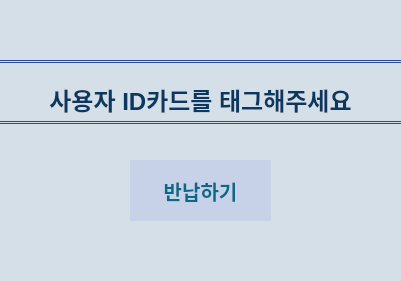
<?xml version="1.0" encoding="UTF-8"?>
<ui version="4.0">
 <class>Form</class>
 <widget class="QWidget" name="Form">
  <property name="geometry">
   <rect>
    <x>0</x>
    <y>0</y>
    <width>401</width>
    <height>281</height>
   </rect>
  </property>
  <property name="windowTitle">
   <string>Form</string>
  </property>
  <property name="styleSheet">
   <string notr="true">background-color:#d5dfe7;</string>
  </property>
  <widget class="QTextEdit" name="textEdit">
   <property name="geometry">
    <rect>
     <x>0</x>
     <y>60</y>
     <width>401</width>
     <height>64</height>
    </rect>
   </property>
   <property name="styleSheet">
    <string notr="true">border-width:3px;
border-style:double;
border-color:#2a4b98;
color:#0B3861;
font-weight:bold;
text-align:center;
border-left:none;
border-right:none;
padding-top:15px;</string>
   </property>
   <property name="html">
    <string>&lt;!DOCTYPE HTML PUBLIC &quot;-//W3C//DTD HTML 4.0//EN&quot; &quot;http://www.w3.org/TR/REC-html40/strict.dtd&quot;&gt;
&lt;html&gt;&lt;head&gt;&lt;meta name=&quot;qrichtext&quot; content=&quot;1&quot; /&gt;&lt;style type=&quot;text/css&quot;&gt;
p, li { white-space: pre-wrap; }
&lt;/style&gt;&lt;/head&gt;&lt;body style=&quot; font-family:'MS Shell Dlg 2'; font-size:8pt; font-weight:600; font-style:normal;&quot;&gt;
&lt;p align=&quot;center&quot; style=&quot; margin-top:0px; margin-bottom:0px; margin-left:0px; margin-right:0px; -qt-block-indent:0; text-indent:0px;&quot;&gt;&lt;span style=&quot; font-family:'Gulim'; font-size:18pt;&quot;&gt;사용자 ID카드를 태그해주세요&lt;/span&gt;&lt;/p&gt;&lt;/body&gt;&lt;/html&gt;</string>
   </property>
  </widget>
  <widget class="QPushButton" name="returnB">
   <property name="geometry">
    <rect>
     <x>130</x>
     <y>160</y>
     <width>141</width>
     <height>61</height>
    </rect>
   </property>
   <property name="styleSheet">
    <string notr="true">QPushButton{
background-color: #C7D2E9;
color:#086A87;
border-style: none;
font-weight:bold;
border-width: 3px;
border-color: #2a4b98;
font-size:20px;
}
QPushButton:hover{
border-style:solid;
background: transparent
}
</string>
   </property>
   <property name="text">
    <string>반납하기</string>
   </property>
  </widget>
 </widget>
 <resources/>
 <connections/>
</ui>
